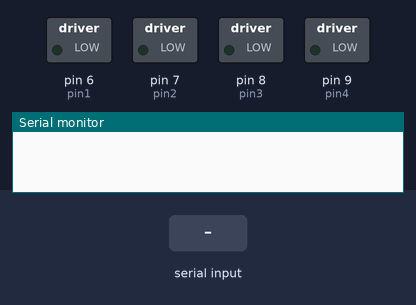
A sketch run on a simulated Arduino Uno, built with avr-gcc and run on an emulated ATmega328P. On the bench: switched loads named in the sketch (green lamp = pin HIGH), the last lines printed to the serial monitor. Inputs (shaded band) come from the test bench.

Above: at 1.2 s.
1.3 s: "90,45\n" received over Serial
At 2.2 s:
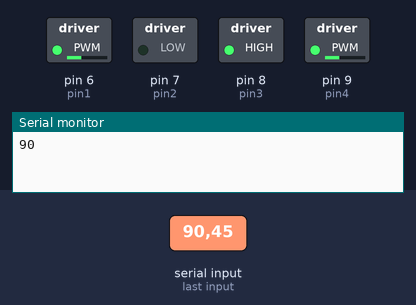
2.8 s: "30,150\n" received over Serial
At 3.4 s:
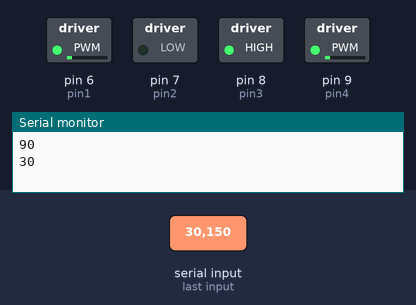
4.3 s: "200\n" received over Serial
At 5.5 s:
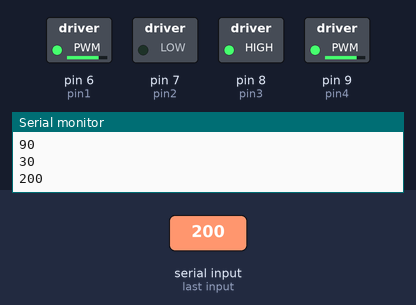
5.8 s: "90\n" received over Serial
At 6.6 s:
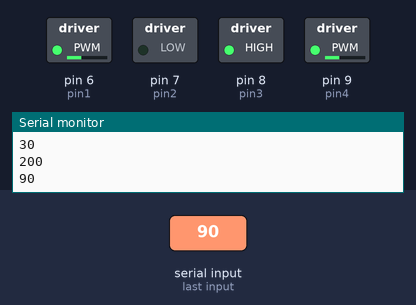
Timing chart, 0 to 8.3 s (numbered marks = the images above; inputs shaded):
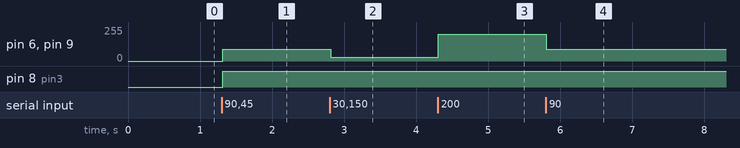

The sketch:

DCMotor_Robot.ino
```cpp
int pin1 = 6;
int pin2 = 7;
int pin3 = 8;
int pin4 = 9;

void setup() {
  // put your setup code here, to run once:
  pinMode(pin1, OUTPUT);
  pinMode(pin2, OUTPUT);
  pinMode(pin3, OUTPUT);
  pinMode(pin4, OUTPUT);
  Serial.begin(9600);
}


void loop() {
  // put your main code here, to run repeatedly:
  //Serial.println("Test");
  String readString = "";
  while (Serial.available()) {
    char c = Serial.read();  //gets one byte from serial buffer
    readString += c; //makes the string readString
    delay(2);  //slow looping to allow buffer to fill with next character
  }

  if (readString.length() > 0) {

    int n = readString.toInt();
     Serial.println(n);
    if (n < 0) {
      digitalWrite(pin2, LOW);
      digitalWrite(pin3, HIGH);
      analogWrite(pin1, -n);
      analogWrite(pin4, -n);
    } else {
      digitalWrite(pin2, LOW);
      digitalWrite(pin3, HIGH);
      analogWrite(pin1, n);
      analogWrite(pin4, n);
    }
  }
}
```

Measured:
- after the input at 1.3 s, pin 6 (pin1), pin 9 (pin4): 0/255 → 90/255 at once; pin 8 (pin3): LOW → HIGH at once
- after the input at 2.8 s, pin 6 (pin1), pin 9 (pin4): 90/255 → 30/255 at once
- after the input at 4.3 s, pin 6 (pin1), pin 9 (pin4): 30/255 → 200/255 at once
- after the input at 5.8 s, pin 6 (pin1), pin 9 (pin4): 200/255 → 90/255 at once
